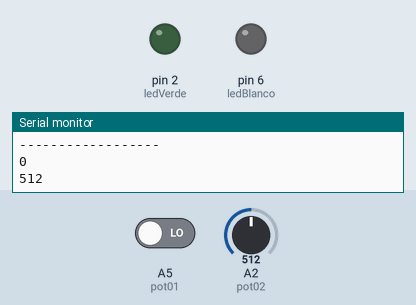
This sketch was run on a simulated Arduino Uno, built with avr-gcc and run on an emulated ATmega328P. On the bench: output pins drawn as LEDs (lit = HIGH), the last lines printed to the serial monitor. The inputs (shaded band) are chosen by the test bench; at power-on: A2 (pot02) = 512, A5 (pot01) LOW.

Above: at 4.8 s.
4.9 s: A2 (pot02) set to 716
At 7.7 s:
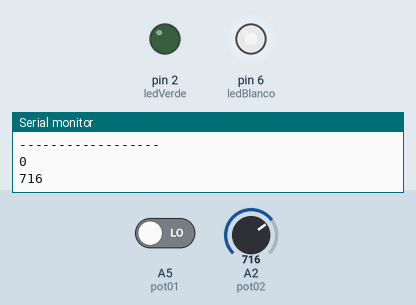
8.8 s: A5 (pot01) driven HIGH
At 9.3 s:
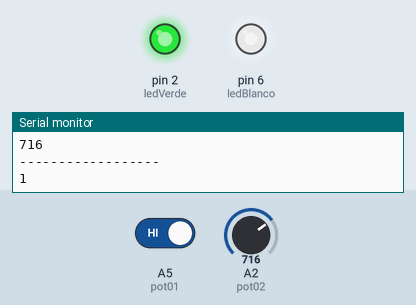
12.7 s: A2 (pot02) set to 757
At 13.5 s:
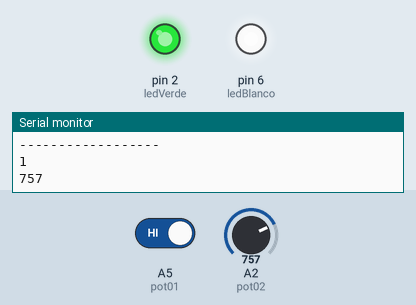
16.6 s: A2 (pot02) set to 768
At 19.3 s:
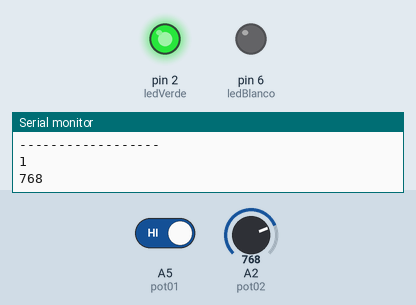
20.5 s: A2 (pot02) set to 900
At 22.8 s:
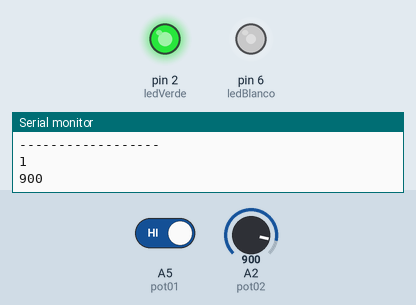
24.4 s: A5 (pot01) driven LOW
At 27.9 s:
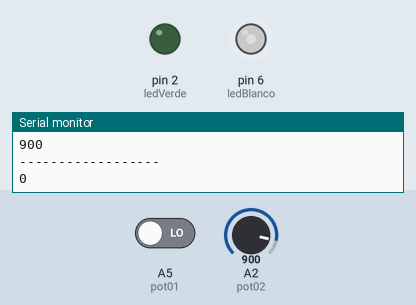
Timing chart, 0 to 29.4 s (numbered marks = the images above; inputs shaded):
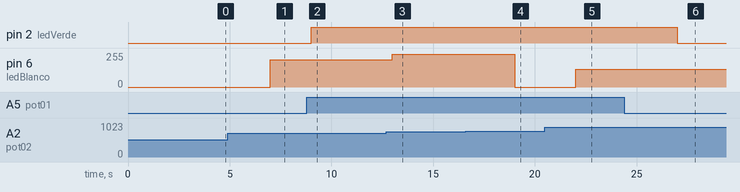

Measured:
- the behaviour switches between 767 and 768 on A2 (pot02) (found by bisection; images 3 and 4)
- after the input at 4.9 s, pin 6 (ledBlanco): 0/255 → 204/255 after 2.1 s
- after the input at 8.8 s, pin 2 (ledVerde): LOW → HIGH after 0.20 s
- after the input at 12.7 s, pin 6 (ledBlanco): 204/255 → 245/255 after 0.30 s
- after the input at 16.6 s, pin 6 (ledBlanco): 245/255 → 0/255 after 2.4 s
- after the input at 20.5 s, pin 6 (ledBlanco): 0/255 → 132/255 after 1.5 s
- after the input at 24.4 s, pin 2 (ledVerde): HIGH → LOW after 2.6 s

The sketch:

Ejemplo004.ino
```cpp
int pot01 = A5;
int pot02 = A2;
int ledVerde = 2;
int ledBlanco = 6;
int entradaDigital;
int entradaAnaloga;
int salidaDigital;
int salidaAnaloga;

void setup() {
  // put your setup code here, to run once:

pinMode(pot01,INPUT);
pinMode(pot02,INPUT);
pinMode(ledVerde,OUTPUT);
pinMode(ledBlanco,OUTPUT);
Serial.begin(9600);
}

void loop() {
  // put your main code here, to run repeatedly:

  entradaDigital = digitalRead(pot01);
  Serial.println(entradaDigital);
  digitalWrite(ledVerde,entradaDigital);


  delay(1000);


  entradaAnaloga = analogRead(pot02);
  analogWrite(ledBlanco,entradaAnaloga);
  Serial.println(entradaAnaloga);

  delay(1000);

  Serial.println("------------------");
  delay(1000);

}
```
